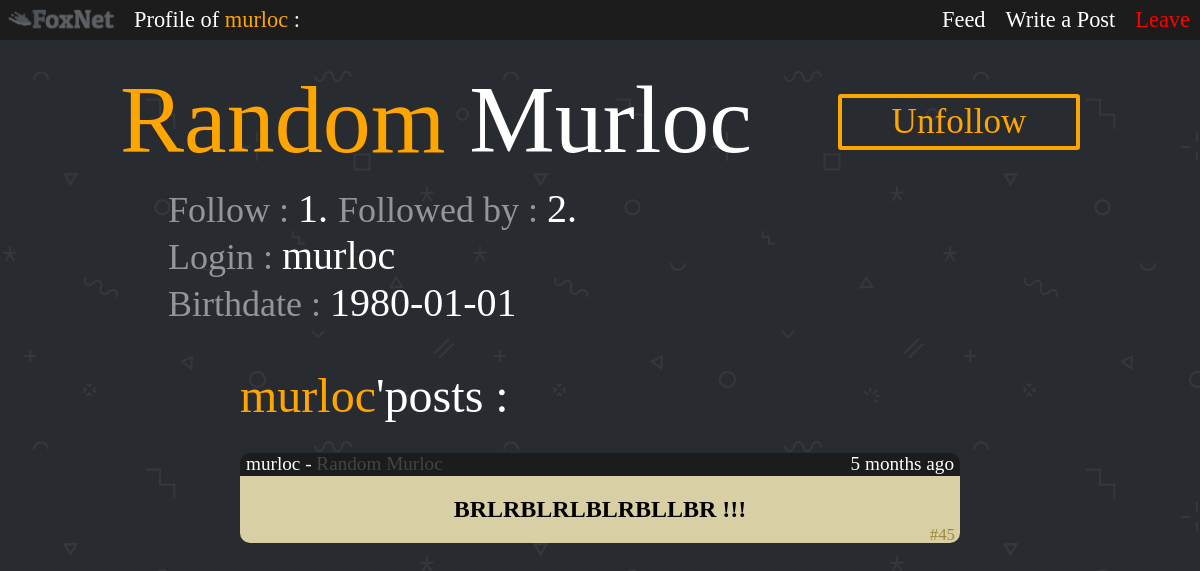
Page /FoxNet/profil.php?user=murloc (signed in) on the committed database.
### tables this page shows
CREATE TABLE `userdata` (
  `login` varchar(30) NOT NULL,
  `password` varchar(100) DEFAULT NULL,
  `firstName` varchar(30) DEFAULT NULL,
  `lastName` varchar(30) DEFAULT NULL,
  `birthdate` varchar(10) DEFAULT NULL
);

CREATE TABLE `posts` (
  `ID` int(4) NOT NULL,
  `author` varchar(20) NOT NULL,
  `date` varchar(16) NOT NULL,
  `content` varchar(300) NOT NULL
);

### FoxNet/profil.php (the view, shortened to what this page needs)
<?php
include_once 'connectDB.php';
include_once 'functionFeed.php';
if (isset($_GET["user"])) {
  $user = $_GET["user"];
  if ($_SESSION["user"] == $user) {
    $ownProfile = true;
  } else {
    $ownProfile = false;
  }
} else {
  $user = $_SESSION["user"];
  $ownProfile = true;
}
?>
<!DOCTYPE html>
<html lang="en" dir="ltr">
  <head>
    <link rel="stylesheet" href="css/master.css">
    <link rel="stylesheet" href="css/profil.css">
    <link rel="stylesheet" href="css/feed.css">
  </head>
  <body>
    <div class="header">
        <img src="img/BannerFullGrey.png" class="header">
        <span id="headerTitle">
      <?php
      if ($ownProfile) {
        echo 'Your <span style="color:orange">profile </span> :';
      } else {
        echo "Profile of ";
        echo '<span style="color:orange">'.$user.'</span> :';
      }
      ?></span>
      <a id="leave" href="disconnect.php">Leave</a>
      <a class="buttonHeader" href="addPost.php">Write a Post</a>
      <a class="buttonHeader" href="feed.php">Feed</a>
    </div>
    <div class="profil">
    <?
    if ($ownProfile) {
      $button = "none";
    } else {
      $self = $_SESSION['user'];
      $req = "SELECT * FROM `subs` WHERE subscriber = '$self' AND target = '$user'" ;
      $resultat = mysqli_query ($connec, $req);
      if ($ligne = mysqli_fetch_assoc($resultat)){
          $button = "unfollow";
      } else {
        $button = "follow";
      }
    }
    $req = "SELECT * FROM userdata WHERE login = '$user'";
    $resultat = mysqli_query($connec, $req);
    $ligne = mysqli_fetch_assoc($resultat);
    $birthDate = $ligne["birthdate"];
    echo '<div class="top">';
    echo '<span class="name">';
    echo '<span style="color:orange">'.$ligne["firstName"]."</span> ".$ligne["lastName"];
    echo "</span>";
    switch ($button) {
      case "unfollow":
        echo '<a class="buttonUnfollow" href="unsubscribe.php?target='.$user.'">Unfollow</a>';
        break;
    }
    $nbFollowers = 0;
    $req = " SELECT * FROM `subs` WHERE `target` = '$user' ";
    $resultat = mysqli_query($connec, $req);
      while ($ligne = mysqli_fetch_assoc($resultat)) {
        $nbFollowers++;
      }
    $nbFollowed = 0;
    $req = " SELECT * FROM `subs` WHERE `subscriber` = '$user' ";
    $resultat = mysqli_query($connec, $req);
      while ($ligne = mysqli_fetch_assoc($resultat)) {
        $nbFollowed++;
      }
    echo "<br>";
    echo '<span class="follow">';
    ?> <span class="info" onMouseOver="show('subscribers')" onMouseOut="hide('subscribers')">Follow : </span> <?php
    echo $nbFollowed.'.';
    ?> <span class="info" onMouseOver="show('followers')" onMouseOut="hide('followers')"> Followed by : </span> <?php
    echo $nbFollowers.'.';
    echo '<span id="subscribers">';
    echo '</span><br>';
    echo '<span class="info">'."Login : </span>".$user;
    echo '<br><span class="info">'."Birthdate : </span>".$birthDate;
    echo "</span><br>";
    echo '</div>';
    ?>
    </div>
    <div class="feed">
      <div class="feedType">
        <?php
        $req = "SELECT * FROM `posts` WHERE author = '$user' ORDER BY `posts`.`ID` DESC ";
        $resultat = mysqli_query($connec, $req);
        $ligne = mysqli_fetch_assoc($resultat);
        if (empty($ligne)){
          $none = " Nothing to show.";
        } else {
          $none = "";
        }
        if ($ownProfile) {
          echo 'My <span style="color:orange">posts</span> :';
        } else {
          echo '<span style="color:orange">'.$user.'</span>'."'posts :".$none;
        }
         ?>
      </div>
    <?
    $req = "SELECT * FROM `posts` WHERE author = '$user' ORDER BY `posts`.`ID` DESC ";
    $resultat = mysqli_query($connec, $req);
    while ($ligne = mysqli_fetch_assoc($resultat)){
      echo '<div class="post">';
      echo '<div class="titlePost">';
      echo '<span class="author">'.'<a class="authorLogin" href="profil.php?user='.$ligne["author"].'">'.$ligne["author"].'</a>'.' - <span class="fullName">'.getFullName($ligne["author"]).'</span>'.'</span>';
      echo '<span class="date">'.postDate($ligne["date"]).'</span>';
      echo "</div>";
      echo '<div class="content">'.transformePost($ligne["content"]);
      echo '<span class="id">';
      echo '#'.$ligne["ID"].'</span>';
      echo '</div>';
      echo "</div>";
    }
    ?>
</body>
</html>

### FoxNet/functionFeed.php (shortened to what this page needs)
<?php
function getFullName($username){
  include 'connectDB.php';
  $req = "SELECT * FROM userdata WHERE login = '$username'";
  $resultat = mysqli_query($connec, $req);
  $ligne = mysqli_fetch_assoc($resultat);
  return $ligne["firstName"]." ".$ligne["lastName"];
}
function pluriel($value){
  if ($value == 1 || $value == 0) {
    return "";
  } return "s";
}
function postDate($date){
  $year = substr($date, 0, 4);
  $month = substr($date, 5, 2);
  $day = substr($date, 8, 2);
  $hour = substr($date, 11, 2);
  $minute = substr($date, 14, 2);
  $currentDate = date("Y-m-d-H-i");
  $currentYear = substr($currentDate, 0, 4);
  $currentMonth = substr($currentDate, 5, 2);
  $currentDay = substr($currentDate, 8, 2);
  $currentHour = substr($currentDate, 11, 2);
  $currentMinute = substr($currentDate, 14, 2);
  $year = abs($currentYear - $year);
  $month = abs($currentMonth - $month);
  $day = abs($currentDay - $day);
  $hour = abs($currentHour - $hour);
  $minute = abs($currentMinute - $minute);
  if ($year == 0) {
    if ($month == 0) {
      if ($day == 0) {
        if ($hour == 0) {
          return $minute." minute".pluriel($minute)." ago";
        } else {
          return $hour." hour".pluriel($hour)." ago";
          }
      } else {
        return $day." day".pluriel($day)." ago";
        }
    } else {
      return $month." month".pluriel($month)." ago";
      }
  } else {
    return $year." year".pluriel($year)." ago";
    }
}
function transformePost($message){
  $firstChar = substr($message, 0, 1);
  $lastChar = substr($message,-1, 1);
  if ($lastChar == '*' && $firstChar == '*') {
    $message = substr($message,1, -1);
    return  '<span style="font-weight:bold" class="content">'.$message.'</span>';
  }
  return  '<span class="content">'.$message.'</span>';
}
?>

### FoxNet/css/master.css (style rules this page uses)
html { height: 100%; }
body { margin: 0; font-family: VT323; background-image: url(../img/footer-bg.png); background-position: 0px 0px; background-repeat: repeat-x-z; animation: animatedBackground 20s linear infinite; min-height: 100%; }
div.header { font-family: VT323; position: sticky; top: 0; height: 40px; width: 100%; background-color: #1c1c1c; z-index: 1000; }
img.header { width: 110px; margin: 7px; float: left; }
#headerTitle { float: left; display: block; color: white; text-align: center; padding: 7px 10px; font-size: 140%; }
#leave { box-sizing: border-box; height: 35px; float: right; display: block; color: red; text-align: center; padding: 7px 10px; text-decoration: none; font-size: 140%; }
.buttonHeader { box-sizing: border-box; float: right; display: block; color: white; text-align: center; padding: 7px 10px; text-decoration: none; font-size: 140%; }

### FoxNet/css/profil.css (style rules this page uses)
body { margin-bottom: 1%; }
div.top { padding: 0% 10%; margin-top: 2%; color: white; margin-top: 2%; }
span.name { font-size: 600%; }
span.follow { font-size: 250%; display: block; margin-left: 5%; margin-top: 1%; }
span.info { opacity: 0.5; font-size: 90%; }
a.buttonUnfollow { background-color: rgba(0, 0, 0, 0); padding: 4px 17px; text-align: center; text-decoration: none; font-size: 220%; border-radius: 3px; border: 4px solid orange; width: 200px; float: right; position: relative; top: 30px; display: block; color: orange; }

### FoxNet/css/feed.css (style rules this page uses)
.feed { font-size: 150%; color: white; text-align: center; }
.feedType { display: block; font-size: 200%; text-align: left; padding-left: 20%; margin-top: 2%; text-decoration: none; color: white; }
div.post { background-color: #1c1c1c; border-radius: 10px; color: black; width: 60%; margin: auto; margin-top: 30px; margin-bottom: 30px; }
div.titlePost { height: 23px; padding: 0px 6px; }
div.content { background-color: #d8d0a4; border-radius: 0px 0px 10px 10px; }
span.content { padding: 20px; display: block; }
span.author { float: left; font-size: 80%; color: white; }
.authorLogin { text-decoration: none; color: white; }
span.fullName { color: #444444; }
span.date { float: right; font-size: 80%; color: white; }
span.id { font-size: 70%; color: #998b37; float: right; position: relative; bottom: 18px; right: 5px; }

### rows in the picture
userdata: firstName "Random", lastName "Murloc", birthdate "1980-01-01"
posts: author "murloc", author.lastName "Random Murloc", date "5 months ago", content "BRLRBLRLBLRBLLBR !!!", ID "45"

### other values in the picture
$user "murloc"
$nbFollowed "1"
$nbFollowers "2"
